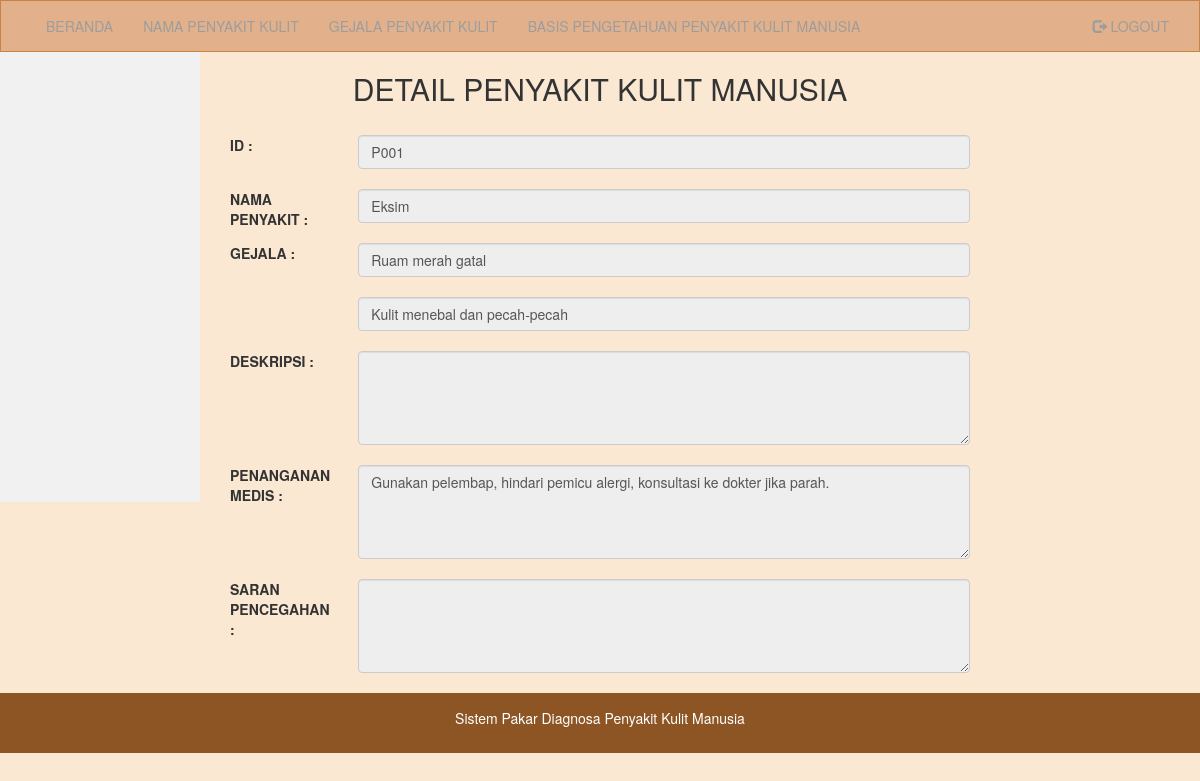
The page /adetailpenyakit.php?id=P001 on the database its author committed.
### tables this page shows
CREATE TABLE `penyakit` (
  `idpenyakit` varchar(20) NOT NULL,
  `namapenyakit` varchar(1000) NOT NULL,
  `bagiankulit` varchar(50) NOT NULL,
  `penanganan` text NOT NULL
);

CREATE TABLE `basispengetahuan` (
  `namapenyakit` varchar(100) NOT NULL,
  `gejala` varchar(50) NOT NULL
);

### adetailpenyakit.php (the view, shortened to what this page needs)
<?php
include('koneksi.php');
?>
<!DOCTYPE html>
<html lang="en">
<head>
  <link rel="stylesheet" href="https://maxcdn.bootstrapcdn.com/bootstrap/3.3.7/css/bootstrap.min.css">
  <link rel="stylesheet" href="css/style.css">
</head>
<body>
<nav class="navbar navbar-inverse">
  <div class="container-fluid">
    <div class="collapse navbar-collapse" id="myNavbar">
      <ul class="nav navbar-nav">
        <li><a href="homeadmin.php">BERANDA</a></li>
        <li><a href="penyakit.php">NAMA PENYAKIT KULIT</a></li>
        <li><a href="gejala.php">GEJALA PENYAKIT KULIT</a></li>
        <li><a href="basispengetahuan.php">BASIS PENGETAHUAN PENYAKIT KULIT MANUSIA</a></li>
      </ul>
      <ul class="nav navbar-nav navbar-right">
        <li><a href="logout.php"><span class="glyphicon glyphicon-log-out"></span> LOGOUT</a></li>
      </ul>
    </div>
  </div>
</nav>
<div class="container-fluid text-center">
  <div class="row content">
    <div class="col-sm-2 sidenav">
    </div>
    <div class="col-sm-8 text-left">
      <h2 class="text-center">DETAIL PENYAKIT KULIT MANUSIA</h2>
      <div class="form-group" method="POST">
        <br><label class="control-label col-sm-2">ID :</label>
        <div class="col-sm-10">
          <?php
            $tampil = "SELECT * FROM penyakit WHERE idpenyakit='".$_GET['id']."'";
            $sql = mysqli_query($konek_db, $tampil);
            while($data = mysqli_fetch_array($sql)) {
              echo "<input type='text' class='form-control' id='idpenyakit' readonly value='".$data['idpenyakit']."'><br>";
            }
          ?>
        </div>
      </div>
      <div class="form-group" method="POST">
        <br><label class="control-label col-sm-2">NAMA PENYAKIT :</label>
        <div class="col-sm-10">
          <?php
            $tampil = "SELECT * FROM penyakit WHERE idpenyakit='".$_GET['id']."'";
            $sql = mysqli_query($konek_db, $tampil);
            while($data = mysqli_fetch_array($sql)) {
              echo "<input type='text' class='form-control' id='namapenyakit' readonly value='".$data['namapenyakit']."'><br>";
            }
          ?>
        </div>
      </div>
      <div class="form-group" method="POST">
        <br><label class="control-label col-sm-2">GEJALA :</label>
        <div class="col-sm-10">
          <?php
            $tampil = "SELECT * FROM penyakit p, basispengetahuan b WHERE p.idpenyakit='".$_GET['id']."' AND p.namapenyakit=b.namapenyakit";
            $sql = mysqli_query($konek_db, $tampil);
            while($data = mysqli_fetch_array($sql)) {
              echo "<input type='text' class='form-control' readonly value='".$data['gejala']."'><br>";
            }
          ?>
        </div>
      </div>
      <div class="form-group" method="POST">
        <br><label class="control-label col-sm-2">DESKRIPSI :</label>
        <div class="col-sm-10">
          <?php
            $tampil = "SELECT * FROM penyakit WHERE idpenyakit='".$_GET['id']."'";
            $sql = mysqli_query($konek_db, $tampil);
            while($data = mysqli_fetch_array($sql)) {
              echo "<textarea class='form-control' rows='4' readonly>".$data['deskripsi']."</textarea><br>";
            }
          ?>
        </div>
      </div>
      <div class="form-group" method="POST">
        <br><label class="control-label col-sm-2">PENANGANAN MEDIS :</label>
        <div class="col-sm-10">
          <?php
            $tampil = "SELECT * FROM penyakit WHERE idpenyakit='".$_GET['id']."'";
            $sql = mysqli_query($konek_db, $tampil);
            while($data = mysqli_fetch_array($sql)) {
              echo "<textarea class='form-control' rows='4' readonly>".$data['penanganan']."</textarea><br>";
            }
          ?>
        </div>
      </div>
      <div class="form-group" method="POST">
        <br><label class="control-label col-sm-2">SARAN PENCEGAHAN :</label>
        <div class="col-sm-10">
          <?php
            $tampil = "SELECT * FROM penyakit WHERE idpenyakit='".$_GET['id']."'";
            $sql = mysqli_query($konek_db, $tampil);
            while($data = mysqli_fetch_array($sql)) {
              echo "<textarea class='form-control' rows='4' readonly>".$data['pencegahan']."</textarea><br>";
            }
          ?>
        </div>
      </div>
    </div>
  </div>
</div>
<footer class="container-fluid text-center">
  <p>Sistem Pakar Diagnosa Penyakit Kulit Manusia</p>
</footer>
</body>
</html>

### css/style.css (style rules this page uses)
:root { --kulit-muda: #fbe8d3; --kulit-peach: #f5c6a5; --kulit-tan: #e2b18c; --kulit-medium: #c68642; --kulit-brown: #8d5524; }
body { background-color: var(--kulit-muda) !important; }
.navbar { margin-bottom: 0; border-radius: 0; background-color: var(--kulit-tan) !important; border-color: var(--kulit-medium) !important; color: #4b2e05 !important; }
.row.content { height: 450px }
.sidenav { padding-top: 20px; background-color: #f1f1f1; height: 100%; }
footer { background-color: var(--kulit-brown) !important; color: #fff !important; padding: 15px; }

### rows shown on the page
penyakit: idpenyakit "P001", namapenyakit "Eksim", gejala "Ruam merah gatal", gejala "Kulit menebal dan pecah-pecah", penanganan "Gunakan pelembap, hindari pemicu alergi, konsultasi ke dokter jika parah."
